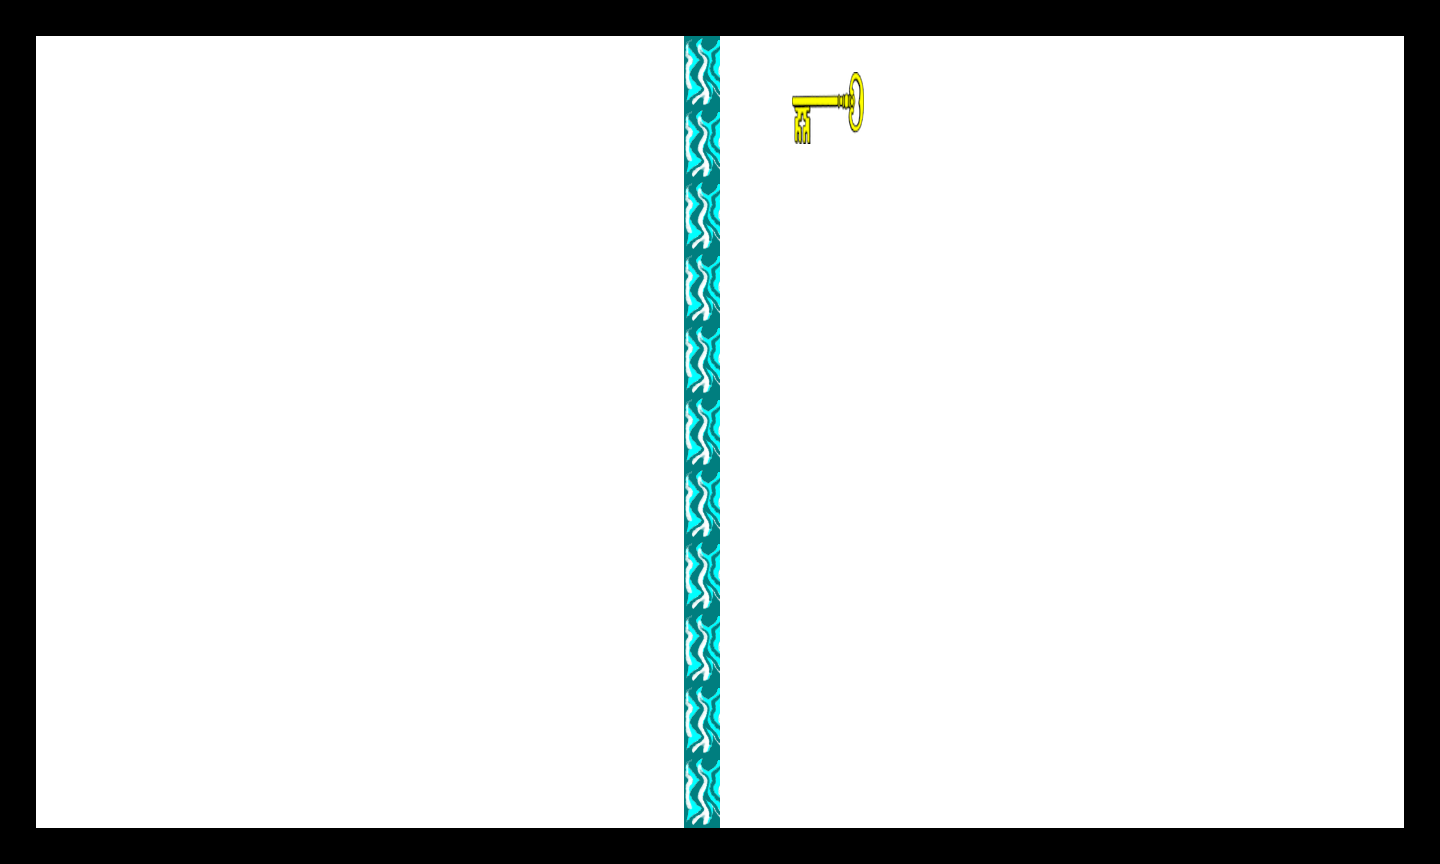

Below is a game level as drawn by its tile map, then a one-line description and the .tmx that defines it (tile-layer data replaced by summaries):
An orthogonal 40x24 tile map with 36x36 px tiles, 2 tile layers (bg, tiles), 6 tilesets.

<map version="1.0" orientation="orthogonal" width="40" height="24" tilewidth="36" tileheight="36">
 <properties>
  <property name="playerLocation" value="!json! {&quot;x&quot;: 4, &quot;y&quot;:4}" />
 </properties>
 <tileset firstgid="1" name="ice wall 1" tilewidth="36" tileheight="36">
  <image source="../../../art/ice wall 1.png" width="72" height="72" />
  <tile id="0">
   <properties>
    <property name="bodyType" value="static" />
    <property name="collType" value="solid" />
    <property name="name" value="iceWall" />
    <property name="physics:bounce" value="0" />
    <property name="physics:enabled" value="true" />
   </properties>
  </tile>
  <tile id="2">
   <properties>
    <property name="bodyType" value="static" />
    <property name="collType" value="solid" />
    <property name="name" value="iceWall" />
    <property name="physics:bounce" value="0" />
    <property name="physics:enabled" value="true" />
   </properties>
  </tile>
 </tileset>
 <tileset firstgid="5" name="black tile" tilewidth="36" tileheight="36">
  <image source="../../../art/black tile.png" width="72" height="72" />
  <tile id="0">
   <properties>
    <property name="bodyType" value="static" />
    <property name="collType" value="solid" />
    <property name="name" value="blackTile" />
    <property name="physics:bounce" value="0" />
    <property name="physics:enabled" value="true" />
   </properties>
  </tile>
 </tileset>
 <tileset firstgid="9" name="white tile" tilewidth="36" tileheight="36">
  <image source="../../../art/white tile.png" width="72" height="72" />
 </tileset>
 <tileset firstgid="13" name="key" tilewidth="36" tileheight="36">
  <image source="../../../art/key.png" width="72" height="72" />
  <tile id="0">
   <properties>
    <property name="bodyType" value="static" />
    <property name="collType" value="passThru" />
    <property name="collectable" value="true" />
    <property name="name" value="key" />
    <property name="physics:enabled" value="true" />
   </properties>
  </tile>
  <tile id="1">
   <properties>
    <property name="bodyType" value="static" />
    <property name="collType" value="passThru" />
    <property name="collectable" value="true" />
    <property name="name" value="key" />
    <property name="physics:enabled" value="true" />
   </properties>
  </tile>
  <tile id="2">
   <properties>
    <property name="bodyType" value="static" />
    <property name="collType" value="passThru" />
    <property name="collectable" value="true" />
    <property name="name" value="key" />
    <property name="physics:enabled" value="true" />
   </properties>
  </tile>
  <tile id="3">
   <properties>
    <property name="bodyType" value="static" />
    <property name="collType" value="passThru" />
    <property name="collectable" value="true" />
    <property name="name" value="key" />
    <property name="physics:enabled" value="true" />
   </properties>
  </tile>
 </tileset>
 <tileset firstgid="17" name="blue aura sphere 1" tilewidth="36" tileheight="36">
  <image source="../../../art/blue aura sphere 1.png" width="72" height="72" />
  <tile id="0">
   <properties>
    <property name="bodyType" value="static" />
    <property name="collType" value="passThru" />
    <property name="name" value="blueAura" />
    <property name="physics:enabled" value="true" />
   </properties>
  </tile>
  <tile id="1">
   <properties>
    <property name="bodyType" value="static" />
    <property name="collType" value="passThru" />
    <property name="name" value="blueAura" />
    <property name="physics:enabled" value="true" />
   </properties>
  </tile>
  <tile id="2">
   <properties>
    <property name="bodyType" value="static" />
    <property name="collType" value="passThru" />
    <property name="name" value="blueAura" />
    <property name="physics:enabled" value="true" />
   </properties>
  </tile>
  <tile id="3">
   <properties>
    <property name="bodyType" value="static" />
    <property name="collType" value="passThru" />
    <property name="name" value="blueAura" />
    <property name="physics:enabled" value="true" />
   </properties>
  </tile>
 </tileset>
 <tileset firstgid="21" name="chest" tilewidth="36" tileheight="36">
  <image source="../../../art/chest.png" width="72" height="72" />
  <tile id="0">
   <properties>
    <property name="bodyType" value="static" />
    <property name="collType" value="solid" />
    <property name="name" value="chest" />
    <property name="physics:bounce" value="0" />
    <property name="physics:enabled" value="true" />
   </properties>
  </tile>
  <tile id="1">
   <properties>
    <property name="bodyType" value="static" />
    <property name="name" value="chest" />
    <property name="physics:bounce" value="0" />
    <property name="physics:enabled" value="true" />
   </properties>
  </tile>
  <tile id="2">
   <properties>
    <property name="bodyType" value="static" />
    <property name="name" value="chest" />
    <property name="physics:bounce" value="0" />
    <property name="physics:enabled" value="true" />
   </properties>
  </tile>
  <tile id="3">
   <properties>
    <property name="bodyType" value="static" />
    <property name="name" value="chest" />
    <property name="physics:bounce" value="0" />
    <property name="physics:enabled" value="true" />
   </properties>
  </tile>
 </tileset>
 <layer name="bg" width="40" height="24">
  <data>[960 cells, 960 non-empty, 1 distinct tile ids]</data>
 </layer>
 <layer name="tiles" width="40" height="24">
  <data>[960 cells, 150 non-empty, 7 distinct tile ids]</data>
 </layer>
</map>
